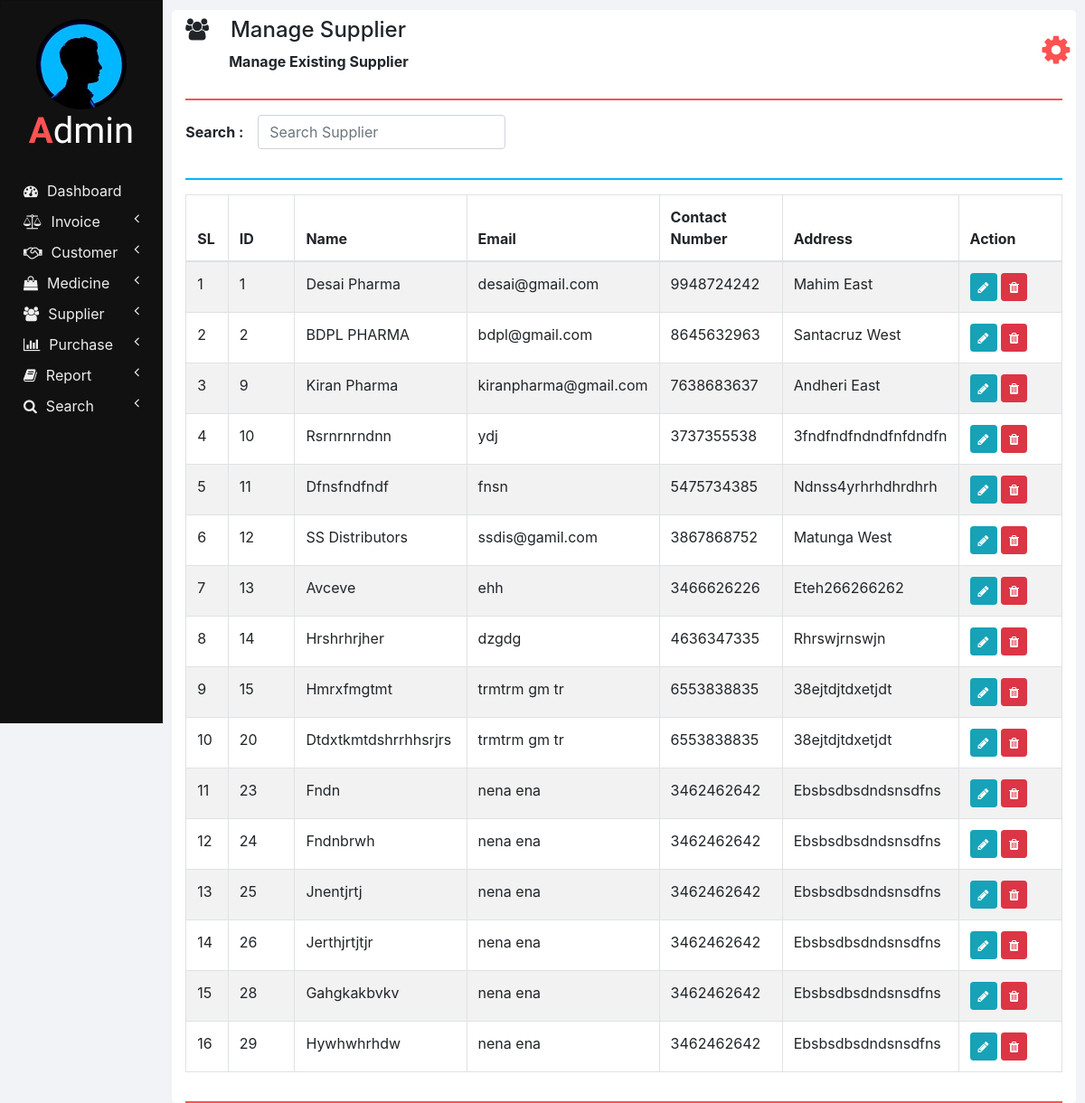
Page /manage_supplier.php on the committed database.
### tables this page shows
CREATE TABLE `suppliers` (
  `ID` int(11) NOT NULL,
  `NAME` varchar(100) NOT NULL,
  `EMAIL` varchar(100) NOT NULL,
  `CONTACT_NUMBER` varchar(10) NOT NULL,
  `ADDRESS` varchar(100) NOT NULL
);

### php/manage_supplier.php (the view, shortened to what this page needs)
<?php
  function showSuppliers($id) {
    require "db_connection.php";
    if($con) {
      $seq_no = 0;
      $query = "SELECT * FROM suppliers";
      $result = mysqli_query($con, $query);
      while($row = mysqli_fetch_array($result)) {
        $seq_no++;
        if($row['ID'] == $id)
          showEditOptionsRow($seq_no, $row);
        else
          showSupplierRow($seq_no, $row);
      }
    }
  }
  function showSupplierRow($seq_no, $row) {
    ?>
    <tr>
      <td><?php echo $seq_no; ?></td>
      <td><?php echo $row['ID'] ?></td>
      <td><?php echo $row['NAME']; ?></td>
      <td><?php echo $row['EMAIL']; ?></td>
      <td><?php echo $row['CONTACT_NUMBER']; ?></td>
      <td><?php echo $row['ADDRESS']; ?></td>
      <td>
        <button href="" class="btn btn-info btn-sm" onclick="editSupplier(<?php echo $row['ID']; ?>);">
          <i class="fa fa-pencil"></i>
        </button>
        <button class="btn btn-danger btn-sm" onclick="deleteSupplier(<?php echo $row['ID']; ?>);">
          <i class="fa fa-trash"></i>
        </button>
      </td>
    </tr>
    <?php
  }
  ?>

### css/sidenav.css (style rules this page uses)
body { background-color: #f1f3f6; }
.sidenav { width: 15%; height: 100vh; background-color: #222222; position: fixed; z-index: 1; flex: 1 0 auto; }
.card { width: 100%; height: 100%; top: 0; border-radius: 0; background-color: #111111; }
.logo .logo-caption { font-family: 'Poiret One', cursive; color: #ffffff; text-align: center; margin-bottom: 25px; }
.logo .profile { margin-left: 50%; border-radius: 50%; transform: translate(-50%); }
.logo .tweak { color: #ff5252; font-weight: bold; }
.main-menu-item { padding: 5px 5px; cursor: pointer; }
.main-menu-item > a { color: #eeeeee; text-decoration: none; font-size: 16px; }
.main-menu-item > a > span { margin-left: 10px; }

### css/home.css (style rules this page uses)
html, body { height: 100vh; }

### rows in the picture
suppliers: seq_no "1", ID "1", NAME "Desai Pharma", EMAIL "desai@gmail.com", CONTACT_NUMBER "9948724242", ADDRESS "Mahim East"
suppliers: seq_no "2", ID "2", NAME "BDPL PHARMA", EMAIL "bdpl@gmail.com", CONTACT_NUMBER "8645632963", ADDRESS "Santacruz West"
suppliers: seq_no "3", ID "9", NAME "Kiran Pharma", EMAIL "kiranpharma@gmail.com", CONTACT_NUMBER "7638683637", ADDRESS "Andheri East"
suppliers: seq_no "4", ID "10", NAME "Rsrnrnrndnn", EMAIL "ydj", CONTACT_NUMBER "3737355538", ADDRESS "3fndfndfndndfnfdndfn"
suppliers: seq_no "5", ID "11", NAME "Dfnsfndfndf", EMAIL "fnsn", CONTACT_NUMBER "5475734385", ADDRESS "Ndnss4yrhrhdhrdhrh"
suppliers: seq_no "6", ID "12", NAME "SS Distributors", EMAIL "ssdis@gamil.com", CONTACT_NUMBER "3867868752", ADDRESS "Matunga West"
suppliers: seq_no "7", ID "13", NAME "Avceve", EMAIL "ehh", CONTACT_NUMBER "3466626226", ADDRESS "Eteh266266262"
suppliers: seq_no "8", ID "14", NAME "Hrshrhrjher", EMAIL "dzgdg", CONTACT_NUMBER "4636347335", ADDRESS "Rhrswjrnswjn"
suppliers: seq_no "9", ID "15", NAME "Hmrxfmgtmt", EMAIL "trmtrm gm tr", CONTACT_NUMBER "6553838835", ADDRESS "38ejtdjtdxetjdt"
suppliers: seq_no "10", ID "20", NAME "Dtdxtkmtdshrrhhsrjrs", EMAIL "trmtrm gm tr", CONTACT_NUMBER "6553838835", ADDRESS "38ejtdjtdxetjdt"
suppliers: seq_no "11", ID "23", NAME "Fndn", EMAIL "nena ena", CONTACT_NUMBER "3462462642", ADDRESS "Ebsbsdbsdndsnsdfns"
suppliers: seq_no "12", ID "24", NAME "Fndnbrwh", EMAIL "nena ena", CONTACT_NUMBER "3462462642", ADDRESS "Ebsbsdbsdndsnsdfns"
suppliers: seq_no "13", ID "25", NAME "Jnentjrtj", EMAIL "nena ena", CONTACT_NUMBER "3462462642", ADDRESS "Ebsbsdbsdndsnsdfns"
suppliers: seq_no "14", ID "26", NAME "Jerthjrtjtjr", EMAIL "nena ena", CONTACT_NUMBER "3462462642", ADDRESS "Ebsbsdbsdndsnsdfns"
suppliers: seq_no "15", ID "28", NAME "Gahgkakbvkv", EMAIL "nena ena", CONTACT_NUMBER "3462462642", ADDRESS "Ebsbsdbsdndsnsdfns"
suppliers: seq_no "16", ID "29", NAME "Hywhwhrhdw", EMAIL "nena ena", CONTACT_NUMBER "3462462642", ADDRESS "Ebsbsdbsdndsnsdfns"

### other values in the picture
$heading "Manage Supplier"
$sub_heading "Manage Existing Supplier"
